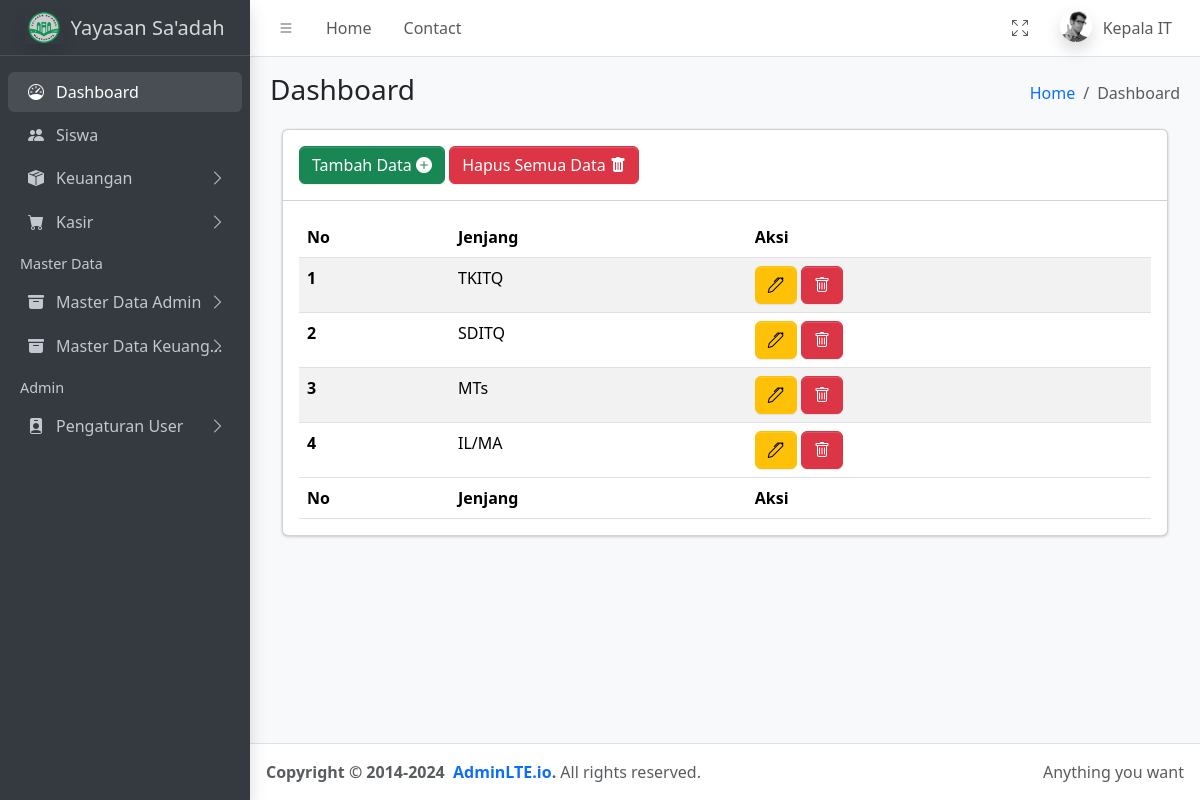
/index.php?page=jenjang (signed in), run on the app's committed database.
### tables this page shows
CREATE TABLE `users` (
  `id` int(11) NOT NULL,
  `nama` varchar(100) NOT NULL,
  `jenis_kelamin` enum('L','P') NOT NULL,
  `username` varchar(50) NOT NULL,
  `password` varchar(255) NOT NULL,
  `role_id` int(11) NOT NULL
);

CREATE TABLE `jenjang` (
  `id` int(11) NOT NULL,
  `jenjang` varchar(50) NOT NULL
);

### pages/masterdata/jenjang/read.php (the view, shortened to what this page needs)
<section class="content">
  <div class="container-fluid">
    <div class="row">
      <div class="col-12">
        <div class="card">
          <div class="card-header">
            <a href="?page=tambah-jenjang" class="btn btn-success">Tambah Data <i class="bi bi-plus-circle-fill"></i></a>
            <a href="#" onclick="confirmDelete('?page=hapus-semua-jenjang')" class="btn btn-danger">Hapus Semua Data <i class="bi bi-trash-fill"></i></a>
          </div>
          <div class="card-body">
            <table id="myTable" class="display table table-striped">
              <thead>
                <tr>
                  <th>No</th>
                  <th>Jenjang</th>
                  <th>Aksi</th>
                </tr>
              </thead>
              <tbody>
                <?php
                  $database = new Database();
                  $db = $database->getConnection();
                  $selectSql = "SELECT * FROM jenjang";
                  $stmt = $db->prepare($selectSql);
                  $stmt->execute();
                  $no = 1;
                  while ($row = $stmt->fetch(PDO::FETCH_ASSOC)){
                ?>
                <tr>
                  <th scope="row"><?php echo $no++ ?></th>
                  <td><?php echo$row['jenjang'] ?></td>
                  <td>
                    <a href="?page=edit-jenjang&id=<?php echo $row['id'] ?>" class="btn btn-warning"><i class="bi bi-pen"></i></a>
                    <a href="#" onclick="confirmDelete('?page=hapus-jenjang&id=<?php echo $row['id'] ?>')" class="btn btn-danger"><i class="bi bi-trash"></i></a>
                  </td>
                </tr>
                <?php } ?>
              </tbody>
              <tfoot>
                <tr>
                  <th>No</th>
                  <th>Jenjang</th>
                  <th>Aksi</th>
                </tr>
              </tfoot>
            </table>
          </div>
        </div>
      </div>
    </div>
  </div>
</section>

### partials/navbar.php (shortened to what this page needs)
<nav class="app-header navbar navbar-expand bg-body">
    <div class="container-fluid">
        <ul class="navbar-nav">
            <li class="nav-item"> <a class="nav-link" data-lte-toggle="sidebar" href="#" role="button"> <i class="bi bi-list"></i> </a> </li>
            <li class="nav-item d-none d-md-block"> <a href="#" class="nav-link">Home</a> </li>
            <li class="nav-item d-none d-md-block"> <a href="#" class="nav-link">Contact</a> </li>
        </ul>
        <ul class="navbar-nav ms-auto">
            <li class="nav-item">
                <a class="nav-link" href="#" data-lte-toggle="fullscreen">
                    <i data-lte-icon="maximize" class="bi bi-arrows-fullscreen"></i>
                </a>
            </li>
            <li class="nav-item dropdown user-menu">
                <a href="#" class="nav-link dropdown-toggle" data-bs-toggle="dropdown">
                    <img src="assets/dist/assets/img/user2-160x160.jpg" class="user-image rounded-circle shadow" alt="User Image">
                    <span class="d-none d-md-inline"><?php echo $username ?></span>
                </a>
            </li>
        </ul>
    </div>
</nav>

### data on the page
users: nama "Kepala IT"
jenjang: jenjang "TKITQ"
jenjang: jenjang "SDITQ"
jenjang: jenjang "MTs"
jenjang: jenjang "IL/MA"
